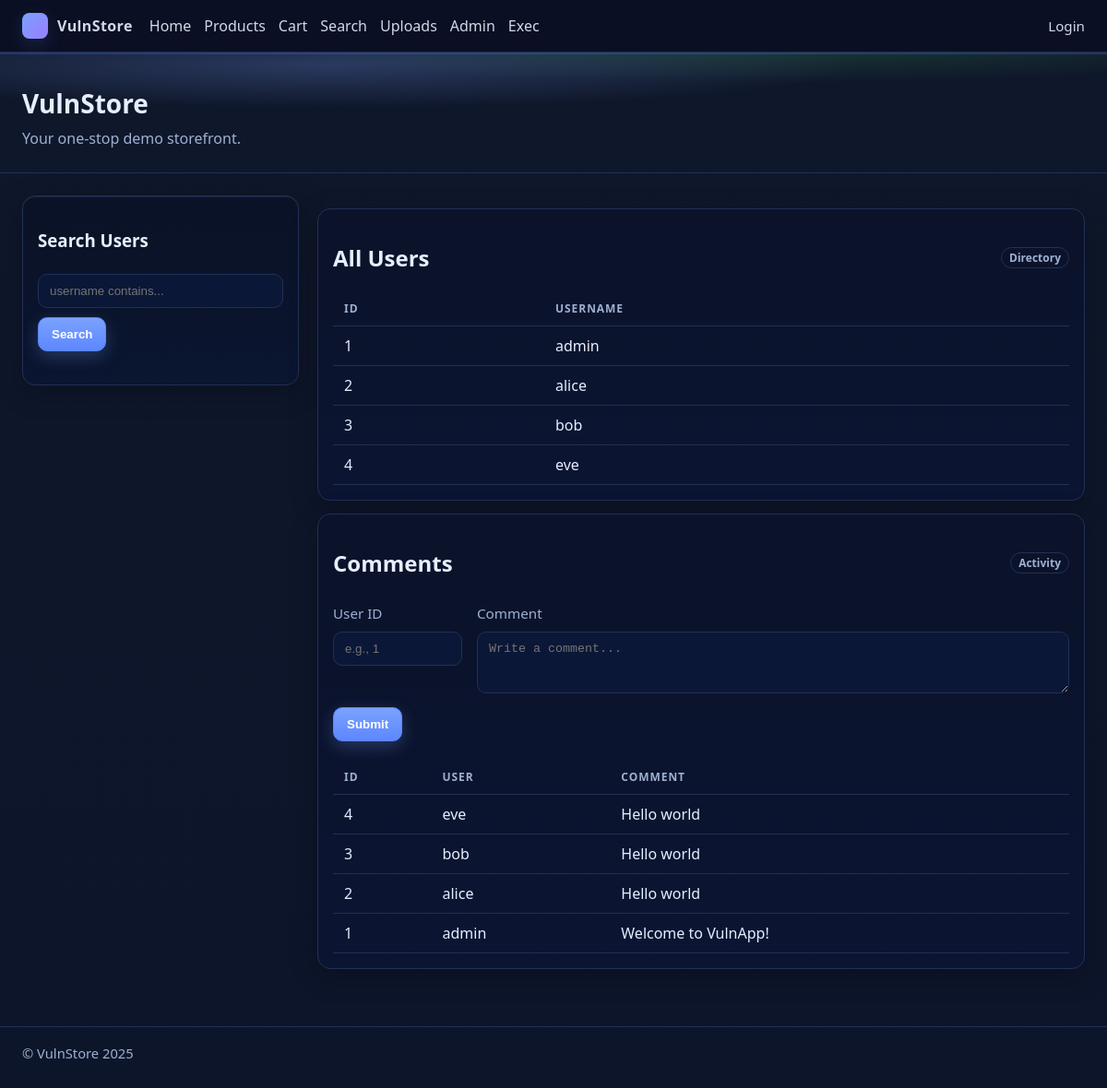
/, run on an earlier commit of the app's database.
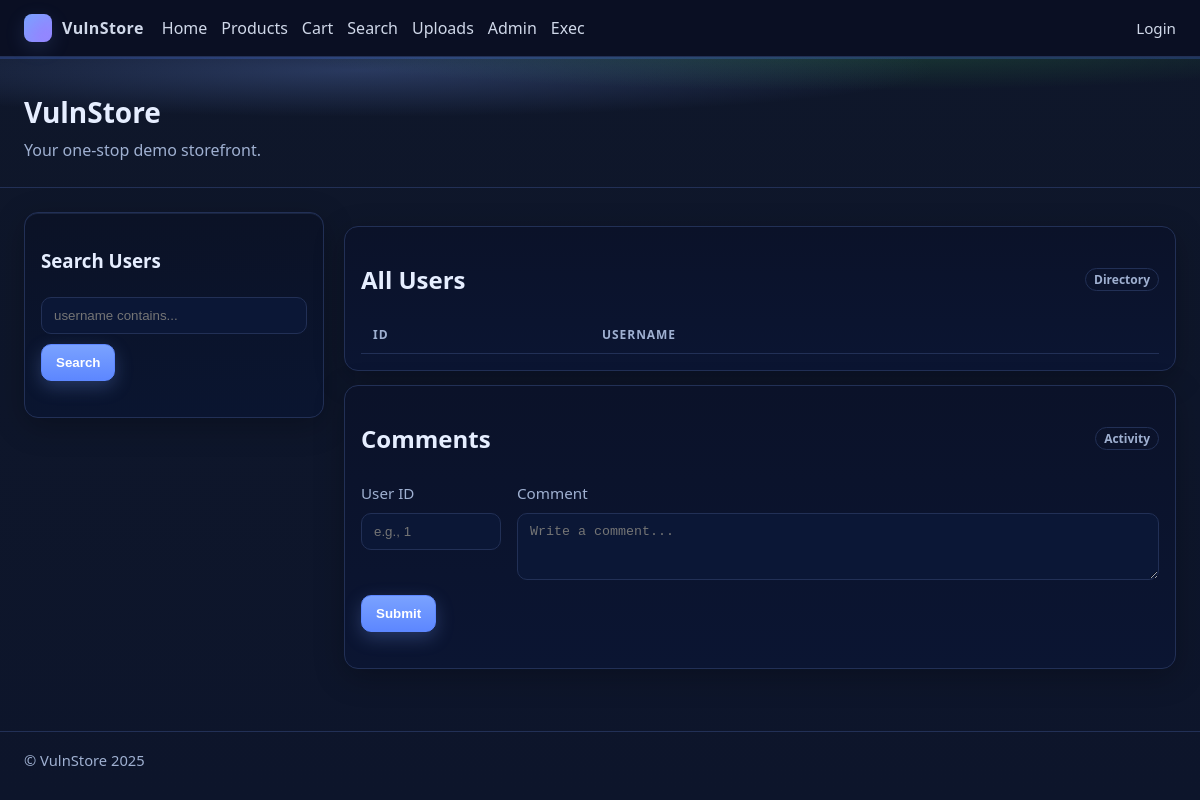
And on a later commit of the database.
### tables this page shows
CREATE TABLE users (
  id INTEGER PRIMARY KEY AUTOINCREMENT,
  username TEXT,
  password TEXT
);

CREATE TABLE comments (
  id INTEGER PRIMARY KEY AUTOINCREMENT,
  user_id INTEGER,
  comment TEXT
);

### index.php (the view, shortened to what this page needs)
<?php require __DIR__ . '/config.php';
$search = isset($_GET['q']) ? $_GET['q'] : '';
$where = '';
$users = db()->query("SELECT id, username, password FROM users $where ORDER BY id ASC")->fetchAll(PDO::FETCH_ASSOC);
$comments = db()->query("SELECT c.id, c.user_id, c.comment, u.username FROM comments c LEFT JOIN users u ON u.id = c.user_id ORDER BY c.id DESC")->fetchAll(PDO::FETCH_ASSOC);
?>
<!doctype html>
<html>
<head>
    <link rel="stylesheet" href="/style.css">
</head>
<body>
<?php nav(); ?>
<div class="hero"><div class="container">
    <h1>VulnStore</h1>
    <p class="sub">Your one‑stop demo storefront.</p>
</div></div>
<div class="container grid">
    <aside class="panel">
    <h3>Search Users</h3>
        <form method="get" action="/index.php">
            <input type="text" name="q" placeholder="username contains..." value="<?php echo $search; ?>">
            <button type="submit">Search</button>
        </form>
    </aside>
    <main>
        <div class="card">
            <h2 class="flex space-between">All Users <span class="badge">Directory</span></h2>
            <table>
                <thead><tr><th>ID</th><th>Username</th></tr></thead>
                <tbody>
                <?php foreach ($users as $u): ?>
                    <tr>
                        <td><?php echo $u['id']; ?></td>
                        <td><?php echo $u['username']; ?></td>
                    </tr>
                <?php endforeach; ?>
                </tbody>
            </table>
        </div>
        <div class="card">
            <h2 class="flex space-between">Comments <span class="badge">Activity</span></h2>
            <form method="post" action="/index.php">
                <div class="grid" style="grid-template-columns: 140px 1fr; gap: 16px;">
                    <div>
                        <label>User ID</label>
                        <input type="text" name="user_id" placeholder="e.g., 1">
                    </div>
                    <div>
                        <label>Comment</label>
                        <textarea name="comment" rows="3" placeholder="Write a comment..."></textarea>
                    </div>
                </div>
                <button type="submit">Submit</button>
            </form>
            <?php if ($comments): ?>
                <table>
                    <thead><tr><th>ID</th><th>User</th><th>Comment</th></tr></thead>
                    <tbody>
                    <?php foreach ($comments as $c): ?>
                        <tr>
                            <td><?php echo $c['id']; ?></td>
                            <td><?php echo $c['username']; ?></td>
                            <td><?php echo $c['comment']; ?></td>
                        </tr>
                    <?php endforeach; ?>
                    </tbody>
                </table>
            <?php endif; ?>
        </div>
    </main>
</div>
<?php footer_note(); ?>
</body>
</html>

### config.php (shortened to what this page needs)
<?php
$DB_FILE = __DIR__ . DIRECTORY_SEPARATOR . 'vulnapp.db';
try {
    $pdo = new PDO('sqlite:' . $DB_FILE);
    $pdo->setAttribute(PDO::ATTR_ERRMODE, PDO::ERRMODE_EXCEPTION);
} catch (Throwable $e) {
    http_response_code(500);
    echo '<h1>Database connection failed</h1>';
    echo '<p>' . $e->getMessage() . '</p>';
    exit;
}
function db() {
    global $pdo;
    return $pdo;
}
function current_user() {
    return isset($_SESSION['user']) ? $_SESSION['user'] : null;
}
function nav() {
    $u = current_user();
    echo '<nav class="nav"><div class="nav-inner">';
    echo '<div class="brand"><div class="logo"></div><a href="/index.php">VulnStore</a></div>';
    echo '<div class="nav-links">';
    echo '<a href="/index.php">Home</a>';
    echo '<a href="/products.php">Products</a>';
    echo '<a href="/cart.php">Cart</a>';
    echo '<a href="/search.php">Search</a>';
    echo '<a href="/upload.php">Uploads</a>';
    echo '<a href="/admin.php">Admin</a>';
    echo '<a href="/exec.php">Exec</a>';
    echo '</div>';
    if ($u) {
        echo '<span class="user">Logged in as ' . $u['username'] . ' · <a href="/login.php?logout=1">Logout</a></span>';
    } else {
        echo '<span class="user"><a href="/login.php">Login</a></span>';
    }
    echo '</div></nav>';
}
function footer_note() {
    echo '<footer class="footer"><div class="container">© VulnStore 2025</div></footer>';
}
?>

### style.css (style rules this page uses)
:root { --bg: #0f172a; --panel: #0b1226; --card: #0b1229; --muted: #9fb0d1; --text: #e6eeff; --brand: #7aa2ff; --accent: #4ade80; --danger: #ff6b6b; --border: #223056; }
* { box-sizing: border-box; }
html, body { height: 100%; }
body { font-family: Segoe UI, Roboto, Arial, sans-serif; margin: 0; padding: 0; background: linear-gradient(180deg, var(--bg) 0%, #0d152b 100%); color: var(--text); }
.container { max-width: 1200px; margin: 0 auto; padding: 24px; }
.nav { position: sticky; top: 0; z-index: 10; background: rgba(10,16,35,0.92); backdrop-filter: blur(8px); box-shadow: 0 2px 0 0 rgba(77, 124, 255, 0.23); border-bottom: 1px solid var(--border); }
.nav-inner { display: flex; align-items: center; gap: 18px; padding: 14px 24px; max-width: 1200px; margin: 0 auto; }
.brand { display: flex; align-items: center; gap: 10px; font-weight: 700; letter-spacing: .4px; }
.brand .logo { width: 28px; height: 28px; border-radius: 8px; background: linear-gradient(135deg, var(--brand), #9f7aff); box-shadow: 0 0 12px rgba(122,162,255,.45) inset, 0 6px 20px rgba(122,162,255,.15); }
.nav a { color: var(--text); text-decoration: none; opacity: 0.9; }
.nav-links { display: flex; gap: 14px; }
.nav .user { margin-left: auto; font-size: 0.95em; color: var(--muted); }
.hero { background: radial-gradient(80% 60% at 30% 10%, rgba(122,162,255,0.25), transparent 60%), radial-gradient(80% 60% at 70% -10%, rgba(76,217,100,0.20), transparent 60%); border-bottom: 1px solid var(--border); }
.hero .container { padding-top: 36px; padding-bottom: 10px; }
.hero h1 { margin: 0; font-size: 28px; }
.sub { color: var(--muted); margin-top: 8px; }
.grid { display: grid; grid-template-columns: 300px 1fr; gap: 20px; align-items: start; }
.panel { background: linear-gradient(180deg, var(--panel), #0a1530); border: 1px solid var(--border); border-radius: 14px; padding: 16px; box-shadow: 0 8px 30px rgba(0,0,0,.25), inset 0 1px 0 rgba(122,162,255,.12); }
.card { background: linear-gradient(180deg, var(--card), #0b1532); border: 1px solid var(--border); border-radius: 14px; padding: 16px; margin: 14px 0; box-shadow: 0 8px 30px rgba(0,0,0,.25); }
form { margin: 10px 0 20px; }
label { display: block; margin: 8px 0 4px; color: var(--muted); font-size: 0.95em; }
input[type=text], input[type=password], textarea, input[type=file] { width: 100%; padding: 10px 12px; margin: 6px 0 10px; background: #0b1736; color: var(--text); border: 1px solid var(--border); border-radius: 10px; outline: none; transition: border .2s; }
button, input[type=submit] { background: linear-gradient(180deg, var(--brand), #5d87ff); color: #fff; border: 1px solid #5d87ff; padding: 10px 14px; border-radius: 10px; cursor: pointer; font-weight: 600; box-shadow: 0 6px 18px rgba(122,162,255,.25); }
table { width: 100%; border-collapse: collapse; background: transparent; }
th, td { padding: 10px 12px; border-bottom: 1px solid var(--border); text-align: left; }
thead th { color: var(--muted); font-weight: 600; text-transform: uppercase; font-size: 12px; letter-spacing: .08em; }
.footer { border-top: 1px solid var(--border); margin-top: 24px; }
.footer .container { padding-top: 18px; padding-bottom: 28px; color: var(--muted); font-size: 0.92em; }
.flex { display: flex; gap: 12px; }
.space-between { justify-content: space-between; align-items: center; }
.badge { display: inline-block; padding: 2px 8px; border: 1px solid var(--border); border-radius: 999px; font-size: 12px; color: var(--muted); }

What changed in the data, as far as the page shows it:
removed users: id "1", username "admin"
removed users: id "2", username "alice"
removed users: id "3", username "bob"
removed users: id "4", username "eve"
removed comments: id "4", user.username "eve", comment "Hello world"
removed comments: id "3", user.username "bob", comment "Hello world"
removed comments: id "2", user.username "alice", comment "Hello world"
removed comments: id "1", user.username "admin", comment "Welcome to VulnApp!"
Also different on the page:
text no longer shown: "ID USER COMMENT"
